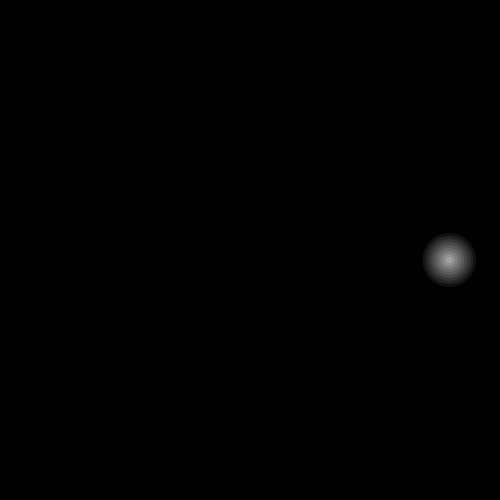
Frame 1 (no input)
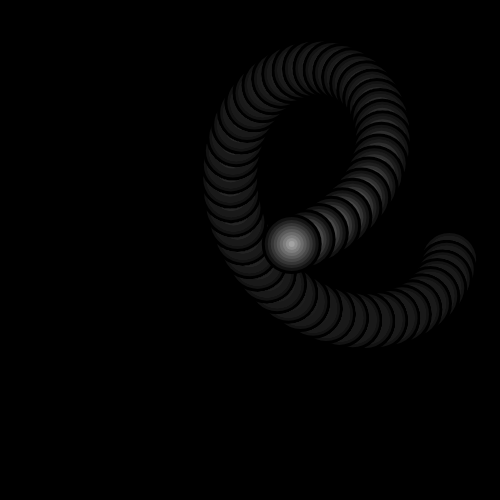
Frame 60 (no input)
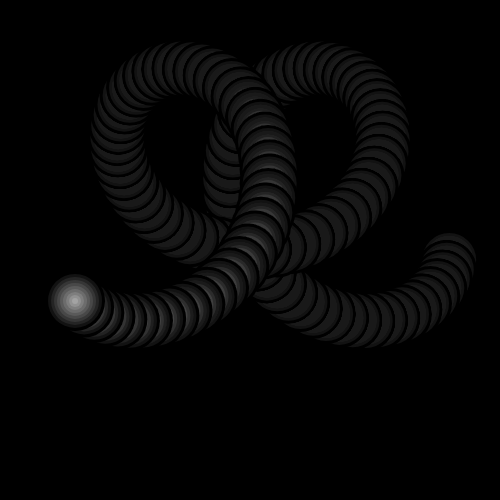
Frame 120 (the mouse pressed at the canvas centre since frame 60)

The p5.js sketch that drew these frames (run headless with seeded random() and noise() and a simulated clock; from frame 60 on, the mouse is pressed at the canvas centre):

// p5.js sketch
// ── sketch.js
var n = 0;
var change = 1;
var backgroundColorValue = 0;

function setup() {
  createCanvas(500, 500);

  // Use HSB color to control the hue of the ellipse
  colorMode(HSB, 360);

  background(backgroundColorValue)
}

function draw() {
  frameRate(100);

  // Slowly fade out each slide
  fill(backgroundColorValue, 7);
  rect(0, 0, width, height);

  // Center the animation
  translate(width / 2, height / 2);

  // Set the Numerator and Denominator
  // https://en.wikipedia.org/wiki/Rose_(mathematics)#/media/File:Rose-rhodonea-curve-7x9-chart-improved.svg
  var numerator = 3;
  var denominator = 2;

  var a = 0 + frameCount / 20;
  var k = numerator / denominator;
  var r = 200 * cos(k * a);
  var x = r * cos(a);
  var y = r * sin(a);

  noStroke()

  // Change the hue from 0 to 360 then back to 0
  if (n <= 0) {
    change = 1;
  } else if (n >= 360) {
    change = -1;
  }

  n = n + change;

  fill(n, 360, 360);

  drawTarget(x, y, 60, 10);
}

// How to use a function to draw an object
// https://p5js.org/examples/structure-functions.html
function drawTarget(xloc, yloc, size, num) {
  const grayvalues = 255 / num;
  const steps = size / num;
  for (let i = 0; i < num; i++) {
    fill(i * grayvalues);
    ellipse(xloc, yloc, size - i * steps, size - i * steps);
  }
}
